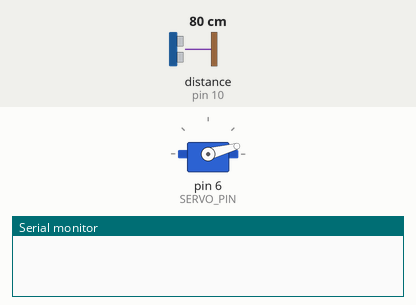
Simulated run of this sketch. Board: Arduino Uno, built with avr-gcc and run on an emulated ATmega328P. On the bench: servo, the last lines printed to the serial monitor. Wiring (inferred from the names in the program): ultrasonic range finder: trigger pin 9; echo pin 10. The inputs (shaded band) are chosen by the test bench; at power-on: distance to the obstacle (sensor on pin 10) 80 cm. The echo pulse lasts 58.3 µs per cm.

Above: at 0.1 s.
1.8 s: distance to the obstacle (sensor on pin 10) set to 2 cm
At 3.52 s:
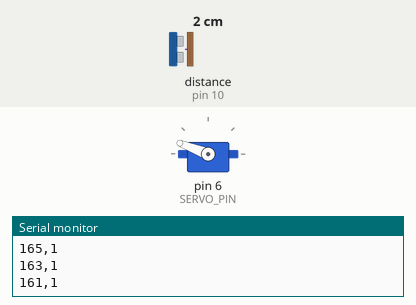
4.8 s: distance to the obstacle (sensor on pin 10) set to 120 cm
At 5.5 s:
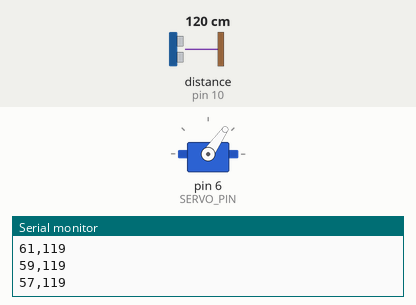
7.8 s: distance to the obstacle (sensor on pin 10) set to 4 cm
At 8.26 s:
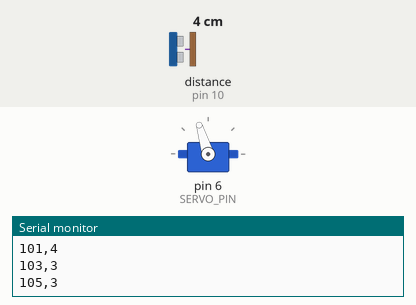
10.8 s: distance to the obstacle (sensor on pin 10) set to 168 cm
Timing chart, 0 to 14.8 s (numbered marks = the images above; inputs shaded):
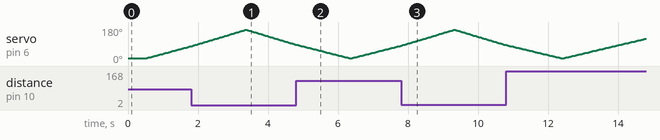

The sketch:

ultrasonic_radar.ino
```cpp
#include <Servo.h>

Servo radarServo;

// Default pins used in this documented version.
// Change them if your original wiring was different.
const int SERVO_PIN = 6;
const int TRIG_PIN  = 9;
const int ECHO_PIN  = 10;

const int MIN_ANGLE = 15;
const int MAX_ANGLE = 165;
const int STEP_ANGLE = 2;

long measureDistanceCm() {
  digitalWrite(TRIG_PIN, LOW);
  delayMicroseconds(2);

  digitalWrite(TRIG_PIN, HIGH);
  delayMicroseconds(10);
  digitalWrite(TRIG_PIN, LOW);

  // 30 ms timeout ≈ 5 m round-trip maximum
  unsigned long duration = pulseIn(ECHO_PIN, HIGH, 30000UL);

  if (duration == 0) {
    return -1; // no echo detected
  }

  long distance = (long)(duration * 0.0343 / 2.0);
  return distance;
}

void sendReading(int angle, long distanceCm) {
  // CSV format for Serial Monitor / dashboard:
  // angle,distance
  Serial.print(angle);
  Serial.print(",");
  Serial.println(distanceCm);
}

void scanFromTo(int startAngle, int endAngle, int stepAngle) {
  if (stepAngle == 0) return;

  for (int angle = startAngle;
       (stepAngle > 0) ? (angle <= endAngle) : (angle >= endAngle);
       angle += stepAngle) {

    radarServo.write(angle);
    delay(35); // allow servo to move

    long distanceCm = measureDistanceCm();
    sendReading(angle, distanceCm);
  }
}

void setup() {
  pinMode(TRIG_PIN, OUTPUT);
  pinMode(ECHO_PIN, INPUT);

  radarServo.attach(SERVO_PIN);
  radarServo.write(MIN_ANGLE);

  Serial.begin(9600);
  delay(500);
}

void loop() {
  scanFromTo(MIN_ANGLE, MAX_ANGLE, STEP_ANGLE);
  scanFromTo(MAX_ANGLE, MIN_ANGLE, -STEP_ANGLE);
}
```
